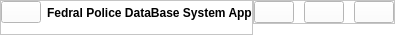
     <widget class="QWidget" name="widget" native="true">
      <property name="maximumSize">
       <size>
        <width>16777215</width>
        <height>35</height>
       </size>
      </property>
      <property name="styleSheet">
       <string notr="true">background-color: rgb(255, 255, 255);</string>
      </property>
      <layout class="QHBoxLayout" name="horizontalLayout">
       <property name="spacing">
        <number>0</number>
       </property>
       <property name="leftMargin">
        <number>0</number>
       </property>
       <property name="topMargin">
        <number>0</number>
       </property>
       <property name="rightMargin">
        <number>0</number>
       </property>
       <property name="bottomMargin">
        <number>0</number>
       </property>
       <item alignment="Qt::AlignLeft">
        <widget class="QFrame" name="frame">
         <property name="frameShape">
          <enum>QFrame::StyledPanel</enum>
         </property>
         <property name="frameShadow">
          <enum>QFrame::Raised</enum>
         </property>
         <layout class="QHBoxLayout" name="horizontalLayout_3">
          <property name="spacing">
           <number>6</number>
          </property>
          <property name="leftMargin">
           <number>0</number>
          </property>
          <property name="topMargin">
           <number>0</number>
          </property>
          <property name="rightMargin">
           <number>0</number>
          </property>
          <property name="bottomMargin">
           <number>10</number>
          </property>
          <item>
           <widget class="QPushButton" name="pushButton">
            <property name="styleSheet">
             <string notr="true">background-color: rgb(255, 255, 255);</string>
            </property>
            <property name="text">
             <string/>
            </property>
            <property name="icon">
             <iconset resource="1/2.qrc">
              <normaloff>:/icon1/icons/layers.svg</normaloff>:/icon1/icons/layers.svg</iconset>
            </property>
            <property name="iconSize">
             <size>
              <width>25</width>
              <height>25</height>
             </size>
            </property>
           </widget>
          </item>
          <item alignment="Qt::AlignLeft">
           <widget class="QLabel" name="label">
            <property name="font">
             <font>
              <weight>75</weight>
              <bold>true</bold>
             </font>
            </property>
            <property name="styleSheet">
             <string notr="true">background-color: rgb(255, 255, 255);</string>
            </property>
            <property name="text">
             <string>Fedral Police DataBase System App</string>
            </property>
           </widget>
          </item>
         </layout>
        </widget>
       </item>
       <item alignment="Qt::AlignRight|Qt::AlignTop">
        <widget class="QFrame" name="frame_2">
         <property name="frameShape">
          <enum>QFrame::StyledPanel</enum>
         </property>
         <property name="frameShadow">
          <enum>QFrame::Raised</enum>
         </property>
         <layout class="QHBoxLayout" name="horizontalLayout_2">
          <property name="spacing">
           <number>10</number>
          </property>
          <property name="leftMargin">
           <number>0</number>
          </property>
          <property name="topMargin">
           <number>0</number>
          </property>
          <property name="rightMargin">
           <number>0</number>
          </property>
          <property name="bottomMargin">
           <number>0</number>
          </property>
          <item>
           <widget class="QPushButton" name="pushButton_2">
            <property name="styleSheet">
             <string notr="true">QPushButton{
background-color: rgb(255, 255, 255);
}
QPushButton:hover{
	background-color: rgb(221, 221, 221);
}</string>
            </property>
            <property name="text">
             <string/>
            </property>
            <property name="icon">
             <iconset resource="1/2.qrc">
              <normaloff>:/icon2/icon_white/minus.svg</normaloff>:/icon2/icon_white/minus.svg</iconset>
            </property>
            <property name="iconSize">
             <size>
              <width>12</width>
              <height>12</height>
             </size>
            </property>
           </widget>
          </item>
          <item>
           <widget class="QPushButton" name="pushButton_3">
            <property name="styleSheet">
             <string notr="true">QPushButton{
background-color: rgb(255, 255, 255);
}
QPushButton:hover{
	background-color: rgb(221, 221, 221);
}</string>
            </property>
            <property name="text">
             <string/>
            </property>
            <property name="icon">
             <iconset resource="1/2.qrc">
              <normaloff>:/icon2/icon_white/square.svg</normaloff>:/icon2/icon_white/square.svg</iconset>
            </property>
           </widget>
          </item>
          <item>
           <widget class="QPushButton" name="pushButton_4">
            <property name="styleSheet">
             <string notr="true">QPushButton{
background-color: rgb(255, 255, 255);

}

QPushButton:hover{
	background-color: rgb(204, 0, 0);
}
</string>
            </property>
            <property name="text">
             <string/>
            </property>
            <property name="icon">
             <iconset resource="1/2.qrc">
              <normaloff>:/icon2/icon_white/x.svg</normaloff>:/icon2/icon_white/x.svg</iconset>
            </property>
            <property name="iconSize">
             <size>
              <width>18</width>
              <height>18</height>
             </size>
            </property>
           </widget>
          </item>
         </layout>
        </widget>
       </item>
      </layout>
     </widget>
